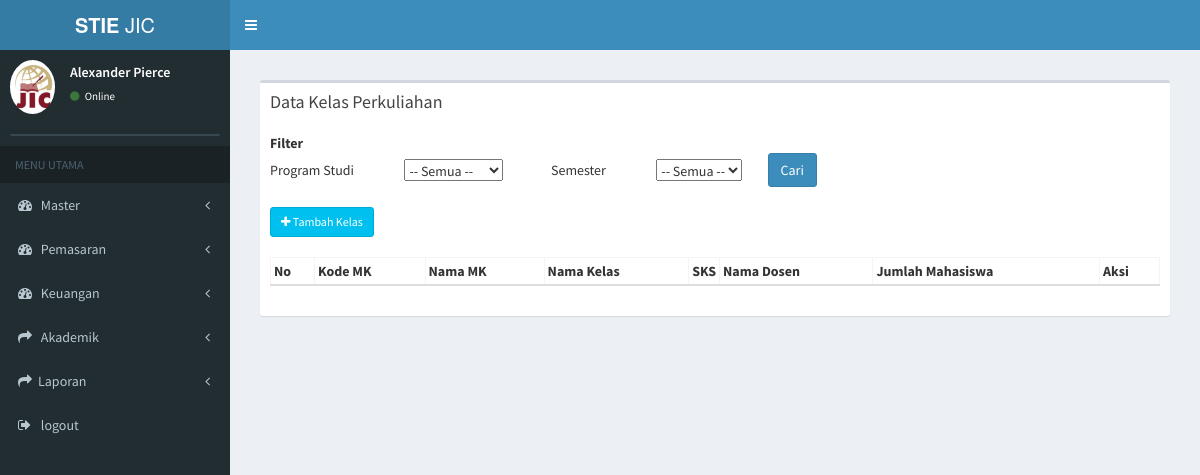
/index.php/kelas_perkuliahan, run on an earlier commit of the app's database.
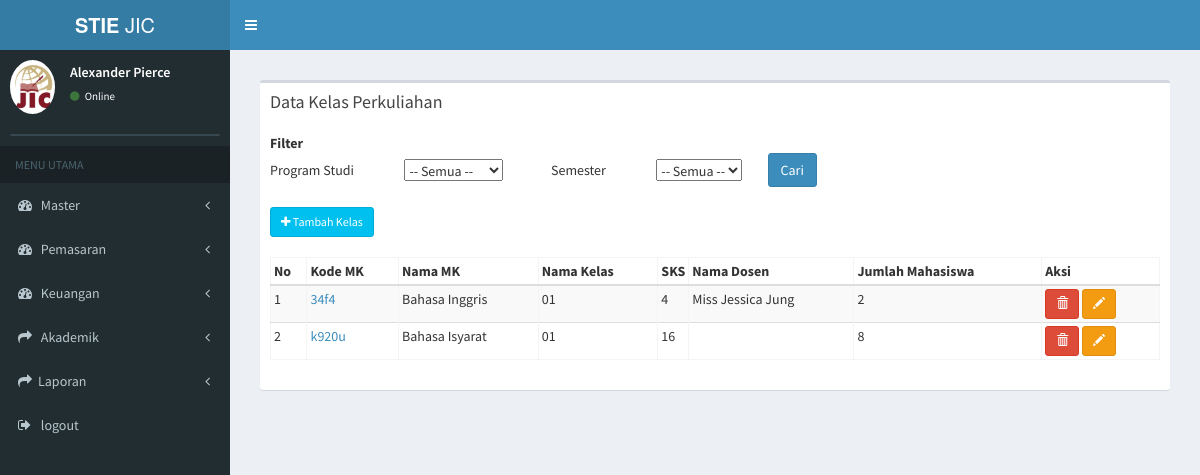
And on a later commit of the database.
### tables this page shows
CREATE TABLE `tb_kp` (
  `id_kp` int(4) NOT NULL,
  `nama_kelas` varchar(50) NOT NULL,
  `bahasan` text NOT NULL,
  `tgl_mulai` date NOT NULL,
  `tgl_akhir` date NOT NULL,
  `id_jadwal` varchar(4) NOT NULL,
  `id_kelas_dosen` varchar(4) NOT NULL
);

CREATE TABLE `tb_matkul` (
  `kode_matkul` varchar(50) NOT NULL,
  `nama_matkul` varchar(100) NOT NULL,
  `id_konsentrasi` varchar(10) NOT NULL,
  `jenis_matkul` varchar(20) NOT NULL,
  `bobot_matkul` int(11) NOT NULL,
  `bobot_praktikum` int(11) NOT NULL,
  `bobot_tatap_muka` int(11) NOT NULL,
  `bobot_praktik_lapangan` int(11) NOT NULL,
  `bobot_simulasi` int(11) NOT NULL,
  `metode_pembelajaran` varchar(100) NOT NULL,
  `tanggal_mulai` date NOT NULL,
  `tanggal_akhir` date NOT NULL
);

CREATE TABLE `tb_dosen` (
  `id_dosen` int(4) NOT NULL,
  `nama_dosen` varchar(255) NOT NULL,
  `kode_dosen` varchar(255) NOT NULL,
  `no_hp` varchar(250) NOT NULL,
  `nip` varchar(20) NOT NULL,
  `tgl_lahir` date NOT NULL,
  `status` varchar(2) NOT NULL,
  `email` varchar(25) NOT NULL,
  `jenis_dosen` varchar(2) NOT NULL,
  `jenis_kelamin` varchar(1) NOT NULL
);

### application/controllers/kelas_perkuliahan.php (called while the page is built, shortened)
<?php
class Kelas_perkuliahan extends CI_Controller {
	public function __construct()
	{
		$this->load->model('kelas_perkuliahan_model');
		$this->load->model('daftar_ulang_model');
		$this->load->model('finance_model');
	}
	public function index(){
				$data['getProdi'] = $this->daftar_ulang_model->getProdi();
				$data['getPeriode'] = $this->daftar_ulang_model->getPeriode();
				$data['kp'] = $this->kelas_perkuliahan_model->data_kp();
				$data['main_view'] = 'Kelas_perkuliahan/kelas_perkuliahan_view';
				$this->load->view('template', $data);
	}
}

### index.php (called while the page is built, shortened)
<?php
require_once BASEPATH.'core/CodeIgniter.php';

### application/models/kelas_perkuliahan_model.php (called while the page is built, shortened)
<?php
class Kelas_perkuliahan_model extends CI_Model {
	public function data_kp(){
		$this->db->select('*');
		 $this->db->from('tb_kp');
		 $this->db->join('tb_jadwal','tb_jadwal.id_jadwal=tb_kp.id_jadwal');
     $this->db->join('tb_konsentrasi','tb_konsentrasi.id_konsentrasi=tb_jadwal.id_konsentrasi');
     $this->db->join('tb_prodi','tb_prodi.id_prodi=tb_konsentrasi.id_prodi');
     $this->db->join('tb_detail_kurikulum','tb_detail_kurikulum.id_detail_kurikulum=tb_jadwal.id_detail_kurikulum');
     $this->db->join('tb_matkul','tb_matkul.kode_matkul=tb_detail_kurikulum.kode_matkul');
		 $query = $this->db->get();
		 return $query->result();
	}
}

### application/views/Kelas_perkuliahan/kelas_perkuliahan_view.php (the view, shortened to what this page needs)
    <section class="content">
      <div class="row">
        <div class="col-xs-12">
          <div class="box">
            <div class="box-header">
              <h3 class="box-title">Data Kelas Perkuliahan</h3>
            </div>
            <div class="box-body">
              <table class="">
                <tbody>
                  <form method="get" action="<?php echo base_url("kelas_perkuliahan/filter_kp/")?>">
                  <tr>
                    <th>Filter</th>
                  </tr>
                  <tr>
                    <td>Program Studi</td>
                    <td>&nbsp;&nbsp;&nbsp;&nbsp;&nbsp;&nbsp;&nbsp;&nbsp;&nbsp;&nbsp;&nbsp;&nbsp;&nbsp;&nbsp;&nbsp;&nbsp;&nbsp;
                      <select name="id_prodi" onchange="return get_prodi_periode2(this.value)">
                        <option value="">-- Semua --</option>
                      </select>
                    </td>
                    <td>&nbsp;&nbsp;&nbsp;&nbsp;&nbsp;&nbsp;&nbsp;&nbsp;&nbsp;&nbsp;&nbsp;&nbsp;&nbsp;&nbsp;&nbsp;&nbsp;&nbsp;Semester</td>
                    <td>&nbsp;&nbsp;&nbsp;&nbsp;&nbsp;&nbsp;&nbsp;&nbsp;&nbsp;&nbsp;&nbsp;&nbsp;&nbsp;&nbsp;&nbsp;&nbsp;&nbsp;
                      <select name="id_periode" id="id_periode2">
                        <option value="">-- Semua --</option>
                      </select>
                    </td>
                    <td>
                      &nbsp;&nbsp;&nbsp;&nbsp;&nbsp;&nbsp;&nbsp;&nbsp;&nbsp;<input type="submit" class="btn btn-primary" value="Cari">
                    </td>
                  </tr>
                </tbody>
              </table>
               <br>
              <table id="example3" class="table2 table-bordered table-striped">
                <a class="btn btn-info btn-sm" href="" data-toggle="modal" data-target="#modal_tambah"><i class="fa fa-plus"></i> Tambah Kelas</a> <br> <br>
                <thead>
                <tr>
                  <th>No</th>
                  <th>Kode MK</th>
                  <th>Nama MK</th>
                  <th>Nama Kelas</th>
                  <th style="width: 15px;">SKS</th>
                  <th>Nama Dosen</th>
                  <th>Jumlah Mahasiswa</th>
                  <th>Aksi</th>
                </tr>
                </thead>
                <tbody>
                <?php
                $no = 0;
                 $alert = "'Apakah anda yakin menghapus data ini ?'";
                foreach ($kp as $data) {
                  $total_mahasiswa = $this->db->query("SELECT count(*) AS total FROM tb_kelas_mhs WHERE id_kp = '$data->id_kp'")->row();
                  $nama_dosen = $this->db->query("SELECT nama_dosen AS abc FROM tb_kelas_dosen RIGHT JOIN tb_kp ON tb_kp.id_kp = tb_kelas_dosen.id_kp left JOIN tb_dosen ON tb_dosen.id_dosen = tb_kelas_dosen.id_dosen WHERE tb_kp.id_kp = '$data->id_kp'")->row();
                  echo '
                <tr>
                  <td>'.++$no.'</td>
                  <td><a href="'.base_url('kelas_perkuliahan/detail_kelas/'.$data->id_kp).'">'.$data->kode_matkul.'</a></td>
                  <td>'.$data->nama_matkul.'</td>
                  <td>'.$data->nama_kelas.'</td>
                  <td>'.$data->bobot_matkul.'</td>
                  <td>'.$nama_dosen->abc.'</td>
                  <td>'.$total_mahasiswa->total.'</td>
                  <td>
                        <a href="'.base_url('kelas_perkuliahan/hapus_kp/'.$data->id_kp).'" class="btn btn-danger btn-sm" onclick="return confirm('.$alert.')"><i class="glyphicon glyphicon-trash"></i><span class="tooltiptext">Hapus Kelas</span></a>
                         <a href="'.base_url('kelas_perkuliahan/detail_kp/'.$data->id_kp).'" class="btn btn-warning  btn-sm"><i class="glyphicon glyphicon-pencil"></i><span class="tooltiptext">Edit Kelas </span></a>
                  </td>
                  </tr>
                ' ;
              }
              ?>
                </tbody>
              </table>
            </div>
          </div>
        </div>
      </div>
    </section>
<link rel="stylesheet" href="//code.jquery.com/ui/1.12.0/themes/smoothness/jquery-ui.css">

### application/views/template.php (shortened to what this page needs)
<!DOCTYPE html>
<html>
<head>
  <link rel="stylesheet" href="<?php echo base_url(); ?>assets/css/bootstrap.min.css">
  <link rel="stylesheet" href="https://cdnjs.cloudflare.com/ajax/libs/font-awesome/4.5.0/css/font-awesome.min.css">
  <link rel="stylesheet" href="https://cdnjs.cloudflare.com/ajax/libs/ionicons/2.0.1/css/ionicons.min.css">
  <link rel="stylesheet" href="<?php echo base_url(); ?>assets/dist/css/AdminLTE.min.css">
  <link rel="stylesheet" href="<?php echo base_url(); ?>assets/dist/css/skins/_all-skins.min.css">
  <link rel="stylesheet" href="<?php echo base_url(); ?>assets/plugins/select2/select2.min.css">
  <link rel="stylesheet" href="<?php echo base_url(); ?>assets/css/styleku.css">
  <link rel="stylesheet" href="<?php echo base_url(); ?>assets/plugins/datatables/dataTables.bootstrap.css">
</head>
<body class="hold-transition skin-blue sidebar-mini">
<div class="wrapper">
  <header class="main-header">
    <a href="../../index2.html" class="logo">
      <span class="logo-lg"><b>STIE </b>JIC</span>
    </a>
    <nav class="navbar navbar-static-top">
      <a href="#" class="sidebar-toggle" data-toggle="offcanvas" role="button">
      </a>
    </nav>
  </header>
  <aside class="main-sidebar">
    <section class="sidebar">
      <div class="user-panel">
        <div class="pull-left image">
          <img src="<?php echo base_url(); ?>/assets/img/jic.png" class="img-circle" alt="User Image">
        </div>
        <div class="pull-left info">
          <p>Alexander Pierce</p>
          <a href="#"><i class="fa fa-circle text-success"></i> Online</a>
        </div>
      </div>
      <form action="#" method="get" class="sidebar-form">
      </form>
      <ul class="sidebar-menu">
        <li class="header">MENU UTAMA</li>
        <?php
          if($this->session->userdata('level') == 5){ ?>
            <li><a href="<?php echo base_url(); ?>mahasiswa"><i class="fa fa-user"></i> <span>Profil</span></a></li>
            <li><a href="<?php echo base_url(); ?>mahasiswa/history_pendidikan"><i class="fa fa-history"></i> <span>History Pendidikan</span></a></li>
            <li><a href="<?php echo base_url(); ?>mahasiswa/krs_mahasiswa"><i class="fa fa-book"></i> <span>KRS Mahasiswa</span></a></li>
            <li><a href="<?php echo base_url(); ?>mahasiswa/history_nilai"><i class="fa fa-file-text"></i> <span>History Nilai</span></a></li>
            <li><a href="<?php echo base_url(); ?>mahasiswa/aktivitas_perkuliahan"><i class="fa fa-calendar-o"></i> <span>Aktivitas Perkuliahan</span></a></li>
            <li><a href="<?php echo base_url(); ?>mahasiswa/prestasi"><i class="fa fa-graduation-cap"></i> <span>Prestasi</span></a></li>
          <?php } else { ?>
        <li class="treeview">
          <a href="#">
            <i class="fa fa-dashboard"></i> <span>Master</span>
            <span class="pull-right-container">
              <i class="fa fa-angle-left pull-right"></i>
            </span>
          </a>
        </li>
        <li class="treeview">
          <a href="#">
            <i class="fa fa-dashboard"></i> <span> Pemasaran </span>
            <span class="pull-right-container">
              <i class="fa fa-angle-left pull-right"></i>
            </span>
          </a>
        </li>
        <li class="treeview">
          <a href="#">
            <i class="fa fa-dashboard"></i> <span> Keuangan </span>
            <span class="pull-right-container">
              <i class="fa fa-angle-left pull-right"></i>
            </span>
          </a>
        </li>
         <li class="treeview">
          <a href="#">
            <i class="fa fa-share"></i> <span>Akademik</span>
            <span class="pull-right-container">
              <i class="fa fa-angle-left pull-right"></i>
            </span>
          </a>
        </li>
        <li class="treeview">
              <a href="#"><i class="fa fa-share"></i>Laporan
                <span class="pull-right-container">
                  <i class="fa fa-angle-left pull-right"></i>
                </span>
              </a>
            </li>
          <?php } ?>
          <li><a href="<?php echo base_url(); ?>login/logout"><i class="fa fa-sign-out"></i> <span>logout</span></a></li>
      </ul>
    </section>
  </aside>
  <div class="content-wrapper">
    <section class="content">
      <?php $this->load->view($main_view); ?>
    </section>
  </div>
    </div>
</body>
</html>

### assets/css/styleku.css (style rules this page uses)
.table2 { width: 100%; max-width: 100%; margin-bottom: 20px; }
.table2 > thead > tr > th, .table2 > tbody > tr > th, .table2 > tfoot > tr > th, .table2 > thead > tr > td, .table2 > tbody > tr > td, .table2 > tfoot > tr > td { padding: 3px; line-height: 1.42857143; vertical-align: top; border-top: 1px solid #ddd; }
.table2 > thead > tr > th { vertical-align: bottom; border-bottom: 2px solid #ddd; }
.table2 > caption + thead > tr:first-child > th, .table2 > colgroup + thead > tr:first-child > th, .table2 > thead:first-child > tr:first-child > th, .table2 > caption + thead > tr:first-child > td, .table2 > colgroup + thead > tr:first-child > td, .table2 > thead:first-child > tr:first-child > td { border-top: 0; }

### application/views/template.php (style rules this page uses)
a { position: relative; display: inline-block; }

What changed in the data, as far as the page shows it:
added tb_kp: tb_matkul.kode_matkul "34f4", tb_matkul.nama_matkul "Bahasa Inggris", nama_kelas "01", tb_matkul.bobot_matkul "4", tb_dosen.nama_dosen "Miss Jessica Jung", total "2"
added tb_kp: tb_matkul.kode_matkul "k920u", tb_matkul.nama_matkul "Bahasa Isyarat", nama_kelas "01", tb_matkul.bobot_matkul "16", total "8"
